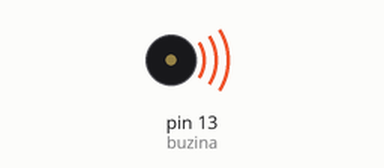
Recording of a sketch running on a simulated Arduino Uno, built with avr-gcc and run on an emulated ATmega328P. Parts: buzzer (waves = sounding).

Above: at 0.5 s.
Timing chart, 0 to 4.6 s (numbered marks = the images above):
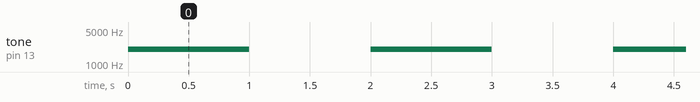

The sketch:

buzina5vcomarduino1.ino
```cpp
int buzina = 13;

void setup(){

  pinMode(buzina,OUTPUT);
}

void loop(){

  tone(buzina,2000);
  delay(1000);
  noTone(buzina);
  delay(1000);


}
```

Measured:
- by itself, tone on pin 13 (buzina): alternates 2000 Hz for 1.0 s and silent for 1.0 s
